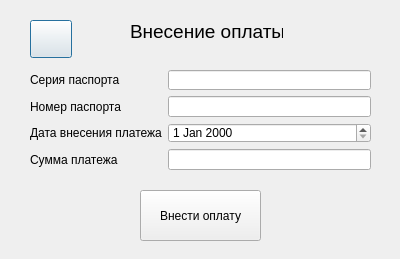
<?xml version="1.0" encoding="UTF-8"?>
<ui version="4.0">
 <class>Dialog</class>
 <widget class="QDialog" name="Dialog">
  <property name="geometry">
   <rect>
    <x>0</x>
    <y>0</y>
    <width>400</width>
    <height>259</height>
   </rect>
  </property>
  <property name="windowTitle">
   <string>Dialog</string>
  </property>
  <widget class="QLabel" name="label">
   <property name="geometry">
    <rect>
     <x>130</x>
     <y>20</y>
     <width>153</width>
     <height>23</height>
    </rect>
   </property>
   <property name="font">
    <font>
     <pointsize>14</pointsize>
    </font>
   </property>
   <property name="text">
    <string>Внесение оплаты</string>
   </property>
  </widget>
  <widget class="QPushButton" name="btnHome">
   <property name="geometry">
    <rect>
     <x>30</x>
     <y>20</y>
     <width>42</width>
     <height>38</height>
    </rect>
   </property>
   <property name="styleSheet">
    <string notr="true"/>
   </property>
   <property name="text">
    <string/>
   </property>
   <property name="icon">
    <iconset>
     <normaloff>home.png</normaloff>home.png</iconset>
   </property>
   <property name="iconSize">
    <size>
     <width>30</width>
     <height>30</height>
    </size>
   </property>
   <property name="checkable">
    <bool>false</bool>
   </property>
   <property name="autoDefault">
    <bool>true</bool>
   </property>
  </widget>
  <widget class="QPushButton" name="pushButton">
   <property name="geometry">
    <rect>
     <x>140</x>
     <y>190</y>
     <width>121</width>
     <height>51</height>
    </rect>
   </property>
   <property name="text">
    <string>Внести оплату</string>
   </property>
  </widget>
  <widget class="QWidget" name="">
   <property name="geometry">
    <rect>
     <x>30</x>
     <y>70</y>
     <width>341</width>
     <height>100</height>
    </rect>
   </property>
   <layout class="QFormLayout" name="formLayout">
    <item row="0" column="0">
     <widget class="QLabel" name="label_2">
      <property name="text">
       <string>Серия паспорта</string>
      </property>
     </widget>
    </item>
    <item row="0" column="1">
     <widget class="QLineEdit" name="lineEdit"/>
    </item>
    <item row="1" column="0">
     <widget class="QLabel" name="label_3">
      <property name="text">
       <string>Номер паспорта</string>
      </property>
     </widget>
    </item>
    <item row="1" column="1">
     <widget class="QLineEdit" name="lineEdit_2"/>
    </item>
    <item row="2" column="0">
     <widget class="QLabel" name="label_4">
      <property name="text">
       <string>Дата внесения платежа</string>
      </property>
     </widget>
    </item>
    <item row="2" column="1">
     <widget class="QDateEdit" name="dateEdit"/>
    </item>
    <item row="3" column="0">
     <widget class="QLabel" name="label_5">
      <property name="text">
       <string>Сумма платежа</string>
      </property>
     </widget>
    </item>
    <item row="3" column="1">
     <widget class="QLineEdit" name="lineEdit_3"/>
    </item>
   </layout>
  </widget>
 </widget>
 <resources/>
 <connections/>
</ui>
